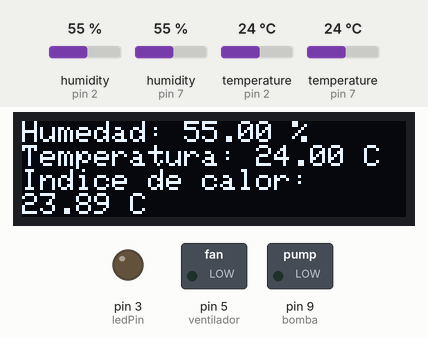
The sketch below on a simulated Arduino Uno, built with avr-gcc and run on an emulated ATmega328P. On the bench: 128×32 one-colour display, switched loads named in the sketch (green lamp = pin HIGH), output pins drawn as LEDs (lit = HIGH). Dashed ring = blinking. Inputs (shaded band) come from the test bench; at power-on: temperature (sensors on pin 2, pin 7) 24 °C, humidity (sensors on pin 2, pin 7) 55 %.

Above: at 1.7 s.
1.8 s: temperature (sensor on pin 2) set to 26 °C
At 3.8 s:
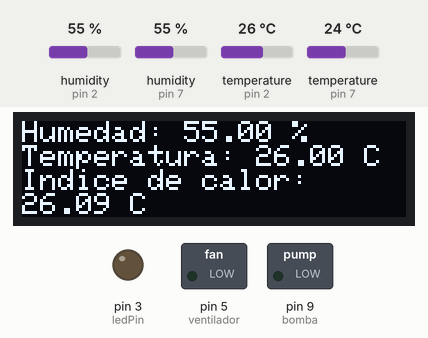
4.3 s: temperature (sensor on pin 2) set to 29 °C
At 6.5 s:
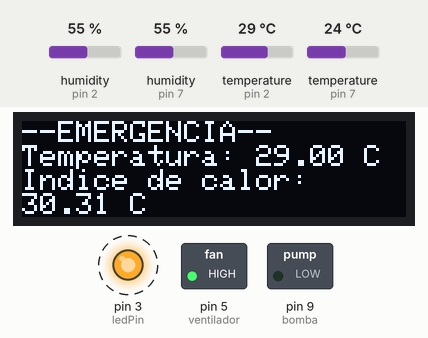
8.1 s: humidity (sensor on pin 2) set to 34 %
At 11.7 s:
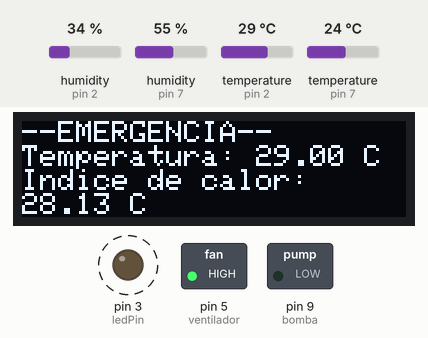
12.0 s: humidity (sensor on pin 2) set to 31 %
At 15.7 s:
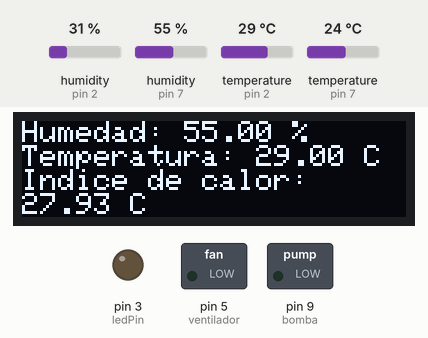
16.7 s: humidity (sensor on pin 7) set to 51 %
At 17.7 s:
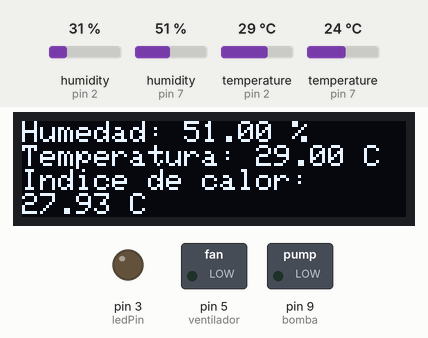
18.8 s: humidity (sensor on pin 7) set to 48 %
At 20.1 s:
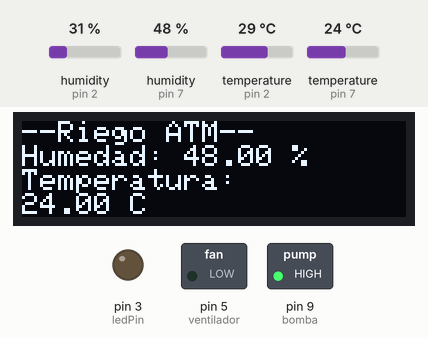
Timing chart, 0 to 21.8 s (numbered marks = the images above; inputs shaded):
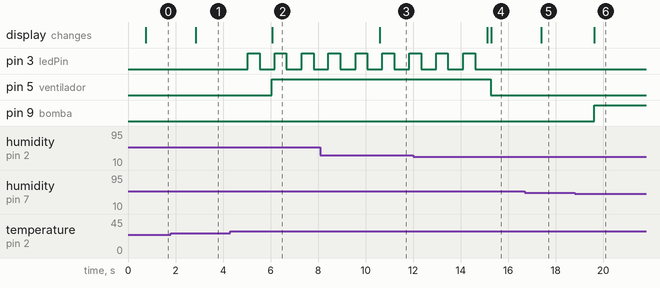

Measured:
- the behaviour switches between 27 and 28 °C on temperature (sensor on pin 2) (found by bisection; images 1 and 2)
- the behaviour switches between 33 and 32 % on humidity (sensor on pin 2) (found by bisection; images 3 and 4)
- the behaviour switches between 50 and 49 % on humidity (sensor on pin 7) (found by bisection; images 5 and 6)
- after the input at 1.8 s, the display: changes after 1.1 s (image 1)
- after the input at 4.3 s, pin 3 (ledPin): alternates HIGH for 0.50 s and LOW for 0.63 s, starting after 0.75 s; pin 5 (ventilador): LOW → HIGH after 1.7 s; the display: changes after 1.8 s (image 2)
- after the input at 8.1 s, the display: changes after 2.5 s (image 3)
- after the input at 12.0 s, pin 3 (ledPin): goes on until 14.6 s, then stays LOW; pin 5 (ventilador): HIGH → LOW after 3.3 s; the display: first changes after 3.1 s (image 4 shows a later state)
- after the input at 16.7 s, the display: changes after 0.70 s (image 5)
- after the input at 18.8 s, pin 9 (bomba): LOW → HIGH after 0.82 s; the display: changes after 0.82 s (image 6)

The sketch:

invernadero.ino
```cpp
#include <SPI.h>
#include <Wire.h>
#include <Adafruit_GFX.h>
#include <Adafruit_SSD1306.h>
#include <SoftwareSerial.h>  // Librería para comunicación serial por software

// Incluimos librería
#include <DHT.h>
// Definimos el pin digital donde se conecta el sensor
#define DHTPIN 2
#define DHTPIN2 7
// Dependiendo del tipo de sensor
#define DHTTYPE DHT11
// Inicializamos el sensor DHT11
DHT dht2(DHTPIN2, DHTTYPE);
// Inicializamos el sensor DHT11
DHT dht(DHTPIN, DHTTYPE);
//-----------humedad
#include <SPI.h>
#include <Wire.h>
#include <Adafruit_GFX.h>
#include <Adafruit_SSD1306.h>

#define SCREEN_WIDTH 128
#define SCREEN_HEIGHT 32
#define OLED_RESET -1
#define SCREEN_ADDRESS 0x3C
Adafruit_SSD1306 display(SCREEN_WIDTH, SCREEN_HEIGHT, &Wire, OLED_RESET);
//------------pantalla
SoftwareSerial BTserial(1, 0);  // RX, TX (Pines para la comunicación Bluetooth)
// BT
int ledPin = 3;      // El número del pin al que está conectado el LED
int ventilador = 5;  // El número del pin al que está conectado el ventilador
int bomba = 9;

void setup() {
  // Inicializamos comunicación serie
  Serial.begin(9600);
  display.begin(9600);
  BTserial.begin(9600);  // Inicialización de la comunicación Bluetooth
  // Comenzamos el sensor DHT
  dht.begin();
  dht2.begin();
  pinMode(ledPin, OUTPUT);      // Configura el pin como salida
  pinMode(ventilador, OUTPUT);  // Configura el pin como salida
  pinMode(bomba, OUTPUT);       // Configura el pin como salida


  // .........config de pantalla
  if (!display.begin(SSD1306_SWITCHCAPVCC, SCREEN_ADDRESS)) {
    display.println(F("SSD1306 allocation failed"));
    for (;;)
      ;  // Don't proceed, loop forever
  }
  display.clearDisplay();
  display.setTextSize(2);
  display.setTextColor(SSD1306_WHITE);
  display.setCursor(20, 10);
  display.println("EcoLife");
  display.display();
  delay(500);
}


void loop() {

  senTemperatura();
  // luzUv();
}

void senTemperatura() {
  // Esperamos 5 segundos entre medidas
  delay(1000 / 10);
  // Leemos la humedad relativa
  float h = dht.readHumidity();
  float h2 = dht2.readHumidity();
  // Leemos la t en grados centígrados (por defecto)
  float t = dht.readTemperature();
  float t2 = dht2.readTemperature();
  // Leemos la t en grados Fahreheit
  float f = dht.readTemperature(true);
  float f2 = dht2.readTemperature(true);
  // Comprobamos si ha habido algún error en la lectura
  if (isnan(h) || isnan(t) || isnan(f)) {
    display.println("Error obteniendo los datos del sensor DHT11");
    return;
  }
  // Calcular el índice de calor en Fahreheit
  float hif = dht.computeHeatIndex(f, h);
  // Calcular el índice de calor en grados centígrados
  float hic = dht.computeHeatIndex(t, h, false);
  display.clearDisplay();
  display.setTextSize(1);
  display.setTextColor(SSD1306_WHITE);
  display.setCursor(0, 0);
  display.print("Humedad: ");
  display.print(h2);
  //Serial.println(h);
  // \t: Este es un carácter de tabulación,
  // que agrega espacios en blanco para desplazar el texto
  display.println(" % ");
  display.setTextSize(1);
  display.setTextColor(SSD1306_WHITE);
  // display.setCursor(50, 0);
  display.print("Temperatura: ");
  display.print(t);
  //Serial.println(t);
  display.println(" C ");
  // display.print(f);
  // display.println(" *F\t");
  display.println("Indice de calor: ");
  display.print(hic);
  //Serial.println(hic);
  display.println(" C ");
  // display.print(hif);
  // display.println("*F");
  digitalWrite(ventilador, LOW);
  digitalWrite(bomba, LOW);
  //------------------------------

  while (hic > 28) {
    // Esperamos 5 segundos entre medidas
    delay(1000 / 10);
    // Leemos la humedad relativa
    float h = dht.readHumidity();
    // Leemos la t en grados centígrados (por defecto)
    float t = dht.readTemperature();
    // Calcular el índice de calor en grados centígrados
    float hic = dht.computeHeatIndex(t, h, false);
    digitalWrite(ledPin, HIGH);
    delay(500);
    digitalWrite(ledPin, LOW);
    delay(500);

    digitalWrite(ventilador, HIGH);

    display.clearDisplay();
    display.setTextSize(1);
    display.setTextColor(SSD1306_WHITE);
    display.setCursor(0, 0);
    display.println("--EMERGENCIA--");
    // display.print(h);
    // \t: Este es un carácter de tabulación,
    // que agrega espacios en blanco para desplazar el texto
    // display.println(" % ");
    // display.setCursor(50, 0);
    display.print("Temperatura: ");
    display.print(t);
    display.println(" C ");
    // display.print(f);
    // display.println(" *F\t");
    display.println("Indice de calor: ");
    display.print(hic);
    display.println(" C ");
    display.display();

    digitalWrite(bomba, LOW);

    if (hic < 28) {
      break;
    }
  }
  while (h2 < 50) {
    // Esperamos 5 segundos entre medidas
    delay(1000 / 10);
    // Leemos la humedad relativa
    float h2 = dht2.readHumidity();
    // Leemos la t en grados centígrados (por defecto)
    float t2 = dht2.readTemperature();
    // Calcular el índice de calor en grados centígrados
    float hic2 = dht2.computeHeatIndex(t2, h2, false);
    display.clearDisplay();
    display.setTextSize(1);
    display.setTextColor(SSD1306_WHITE);
    display.setCursor(0, 0);
    display.println("--Riego ATM--");
    // display.print(h);
    // \t: Este es un carácter de tabulación,
    // que agrega espacios en blanco para desplazar el texto
    // display.println(" % ");
    // display.setCursor(50, 0);
    display.print("Humedad: ");
    display.print(h2);
    //Serial.println(h);
    display.println(" % ");
    // display.print(f);
    // display.println(" *F\t");
    display.println("Temperatura: ");
    display.print(t2);
    display.println(" C ");
    display.display();

    digitalWrite(bomba, HIGH);

    if (h2 > 60) {
      break;
    }
  }

  if (BTserial.available()) {
    //Serial.println("BT Disponible");
    char command = BTserial.read();

    if (command == '1') {
      digitalWrite(bomba, HIGH);  // Enciende el LED cuando recibe el comando '1'
      Serial.println("LED Encendido");
    } else if (command == '0') {
      digitalWrite(bomba, LOW);  // Apaga el LED cuando recibe el comando '0'
      Serial.println("LED Apagado");
    }
  }

  display.display();
}
```
